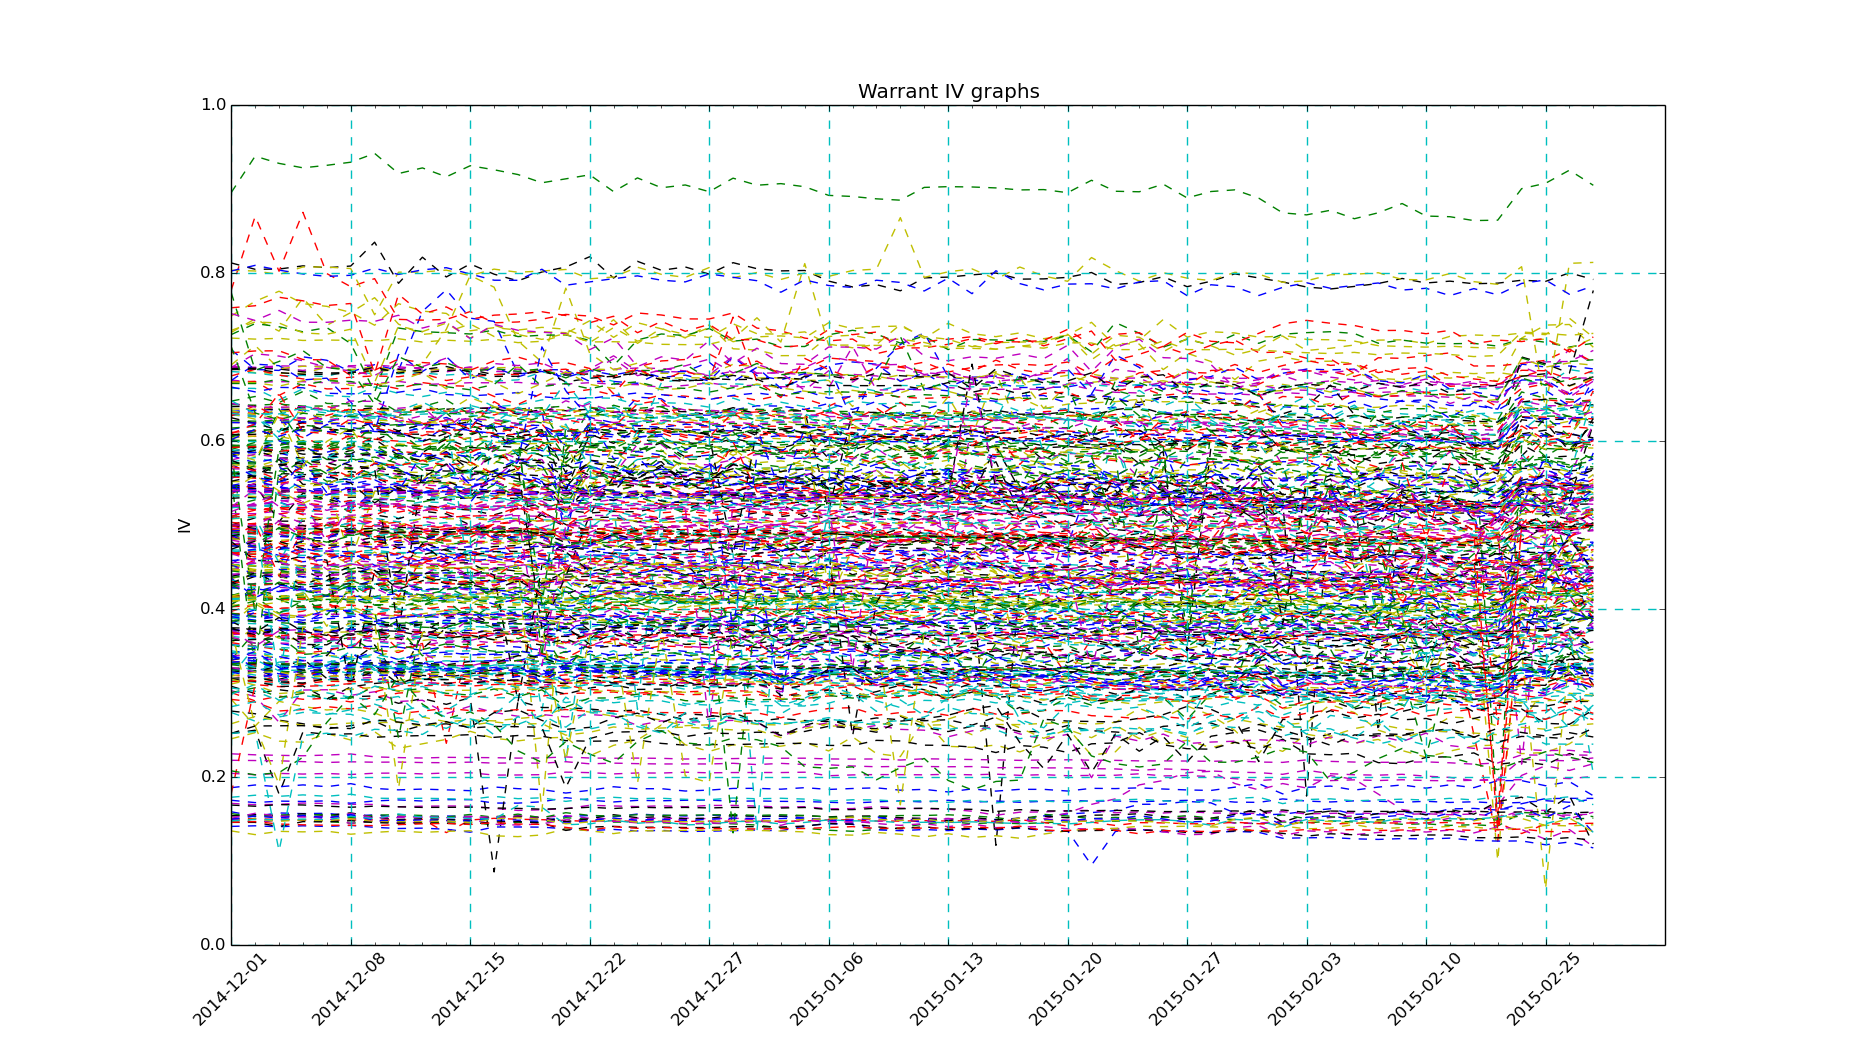

Reproduce this figure in Python.
# coding: utf-8
# This program is used to inspect implied volatility graph over trading dates.
# Either display all warrants, or warrants for a specific target stock
# This is the 3rd version: only select warrants that have 'full' list of trading_warrant
# (ie. for every available trading_date)
import json
import matplotlib 
import os

from core.models import Twse_Trading_Processed, Warrant_Item, Stock_Item
import numpy as np
from warrant_app.utils.dateutil import DateEncoder

#_INTERACTIVE = True
_INTERACTIVE=False
#***preparing data
fname="iv_graph_v3"
filename = '%s.txt' % fname
trading_date_list = None 
if not os.path.isfile(filename):
    # first get all the trading_date which has trading_warrant
    trading_date_list = Twse_Trading_Processed.objects.get_dates()
    trading_date_count = len(trading_date_list) 
    iv_data=[]
    # get all warrants
    warrant_list = Warrant_Item.objects.all()
    # Or select warrants for the specific target stock (eg. 2312)  
    #warrant_list = Stock_Item.objects.get(symbol='2312').warrant_item_list.all()
    i=0
    for warrant in warrant_list:
        #get warrant's trading entries
        a_list = warrant.twse_trading_warrant_list.filter(implied_volatility__isnull=False).order_by('trading_date').values_list('trading_date','implied_volatility')
        if len(a_list) != trading_date_count: continue
        #create a dict to store (date,iv) pair
        a_dict={}
        for item in a_list:
            #implied_volatility is Decimal object, need to change it to float
            #item: ('trading_date','implied_volatility') pair
            a_dict[item[0]]=float(item[1])
        #use dict.get(), with default option, set the empty iv values to np.nan
        iv_list=[a_dict.get(trading_date, np.nan) for trading_date in trading_date_list]
        iv_data.append(iv_list)
        i+=1
    # write to file
    json_data = {'total_warrant_count':i,
                 'trading_date_list':list(trading_date_list),
                 'iv_data': iv_data}
    with open(filename, 'w') as fp:
        json.dump(json_data, fp, cls=DateEncoder)
#
with open(filename, 'r') as fp:
    json_data = json.load(fp) 
trading_date_list = json_data['trading_date_list']
iv_data = json_data['iv_data'] 
        
#***preparing plot

# interactive mode for pyplot
if not _INTERACTIVE:
    matplotlib.use("Agg")
    import matplotlib.pyplot as plt
else:
    import matplotlib.pyplot as plt
    plt.ion()

# number of data point
N = len(trading_date_list)
x_pos = np.arange(N)
linewidth = 1
#
fig=plt.figure()
ax=fig.add_subplot(111)
for iv_list in iv_data:
    iv_array = np.array(iv_list) 
    #for IV of value np.nan will be excluded from the graph.
    bool_mask=~np.isnan(iv_array)
    x=x_pos[bool_mask]
    y=iv_array[bool_mask]
    ax.plot(x,y, '--', linewidth=linewidth) 
    
ax.set_ylabel('IV')
ax.set_title('Warrant IV graphs')
ax.set_xticks(x_pos[::5])
ax.set_xticks(x_pos, minor=True)
ax.set_xticklabels(trading_date_list[::5], rotation=45)
ax.grid(color='c', linestyle='--', linewidth=1) 

fig.set_size_inches(18.5, 10.5)
if _INTERACTIVE:
    plt.show()
else:
    fig.savefig('%s.png' % fname)
